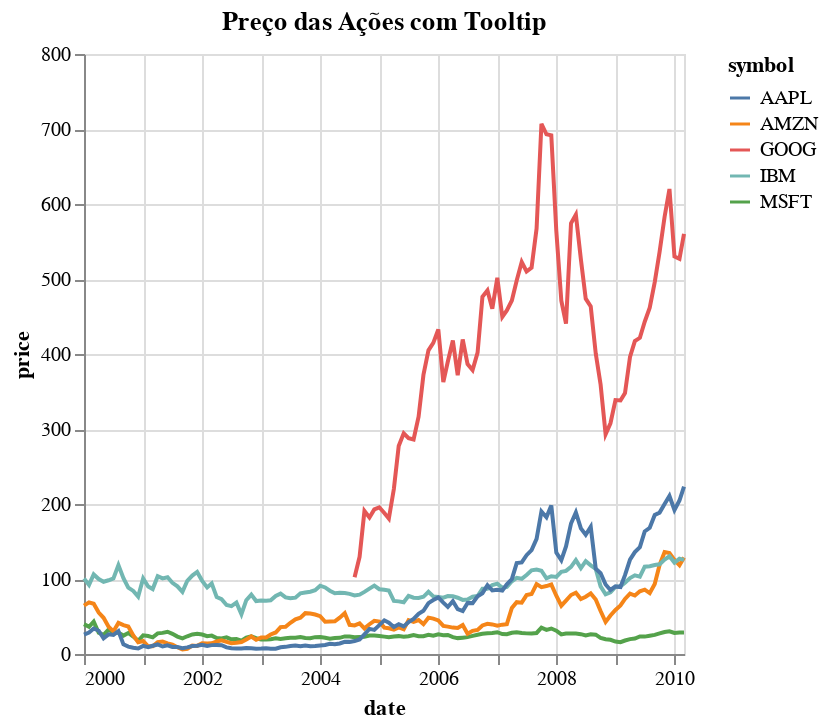

The code cell stored with this chart in its notebook:
### Code cell
line_with_tooltip = alt.Chart(df).mark_line().encode(
    x='date:T',
    y='price:Q',
    color='symbol:N',
    tooltip=['symbol:N', 'date:T', 'price:Q']
).properties(
    title='Preço das Ações com Tooltip'
)

line_with_tooltip.show()

### Figure 1 — Vega-Lite specification as saved in the notebook (floating-point values rounded to 4 significant figures; data arrays with more than 128 entries replaced by an {"elided": "..."} marker saying what was removed)
{"config": {"view": {"continuousWidth": 300, "continuousHeight": 300}}, "data": {"name": "data-e7eb501b45839da56f24eb1f0279d8ac"}, "mark": {"type": "line"}, "encoding": {"color": {"field": "symbol", "type": "nominal"}, "tooltip": [{"field": "symbol", "type": "nominal"}, {"field": "date", "type": "temporal"}, {"field": "price", "type": "quantitative"}], "x": {"field": "date", "type": "temporal"}, "y": {"field": "price", "type": "quantitative"}}, "title": "Preço das Ações com Tooltip", "$schema": "https://vega.github.io/schema/vega-lite/v5.20.1.json", "datasets": {"data-e7eb501b45839da56f24eb1f0279d8ac": {"elided": "560 records"}}}
